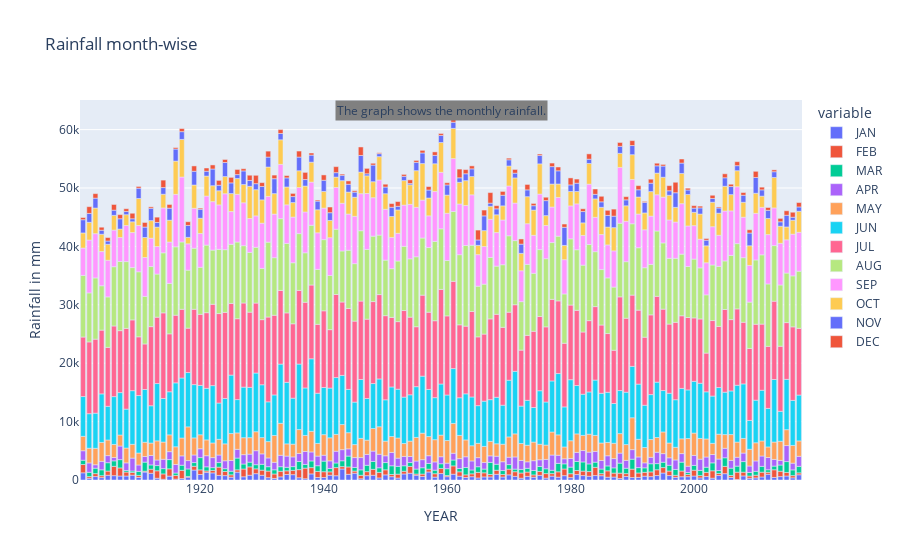

The cell this chart's notebook holds for it:
### Code cell
month = ['JAN', 'FEB', 'MAR', 'APR', 'MAY', 'JUN', 'JUL', 'AUG', 'SEP', 'OCT','NOV', 'DEC']
fig = px.bar(grouped_obj, x=grouped_obj.index, y=month, title='Rainfall month-wise',labels={'value':'Rainfall in mm'})
conclusion = 'The graph shows the monthly rainfall.'
fig.add_annotation(text=conclusion, xref='paper', yref='paper', x=.5, y=1, bgcolor='grey', showarrow=False, font=dict(size=12))
